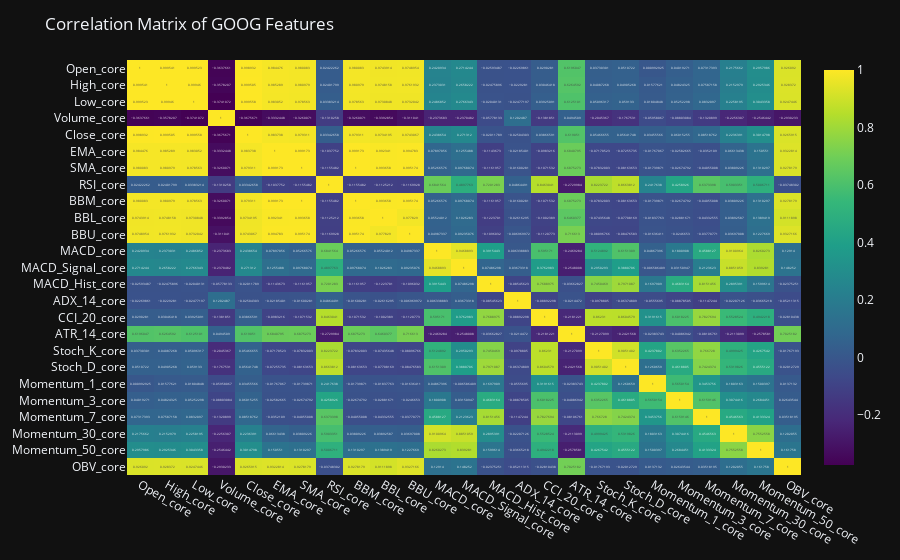

The code cell stored with this chart in its notebook:
### Markdown cell above
#### Now let's look at a correlation heatmap to see which indicators are most closely related to price movements for our GOOG stock.

### Code cell
corr_matrix = goog_data[['Open_core', 'High_core', 'Low_core', 'Volume_core','Close_core', 'EMA_core', 'SMA_core', 'RSI_core', 'BBM_core', 'BBL_core', 'BBU_core', 'MACD_core', 'MACD_Signal_core', 'MACD_Hist_core', 'ADX_14_core', 'CCI_20_core', 'ATR_14_core', 'Stoch_K_core', 'Stoch_D_core', 'Momentum_1_core', 'Momentum_3_core', 'Momentum_7_core', 'Momentum_30_core', 'Momentum_50_core', 'OBV_core']].corr()

fig = px.imshow(corr_matrix, text_auto = True, aspect = 'auto', color_continuous_scale= 'Viridis')

fig.update_layout(title = 'Correlation Matrix of GOOG Features', template = 'plotly_dark')
fig.show()

### Figure 1 — Plotly figure (JSON) as saved in the notebook; plotly's stock layout.template omitted (floating-point values rounded to 4 significant figures; data arrays with more than 128 entries replaced by an {"elided": "..."} marker saying what was removed)
{"data": [{"coloraxis": "coloraxis", "hovertemplate": "x: %{x}<br>y: %{y}<br>color: %{z}<extra></extra>", "name": "0", "texttemplate": "%{z}", "type": "heatmap", "x": ["Open_core", "High_core", "Low_core", "Volume_core", "Close_core", "EMA_core", "SMA_core", "RSI_core", "BBM_core", "BBL_core", "BBU_core", "MACD_core", "MACD_Signal_core", "MACD_Hist_core", "ADX_14_core", "CCI_20_core", "ATR_14_core", "Stoch_K_core", "Stoch_D_core", "Momentum_1_core", "Momentum_3_core", "Momentum_7_core", "Momentum_30_core", "Momentum_50_core", "OBV_core"], "xaxis": "x", "y": ["Open_core", "High_core", "Low_core", "Volume_core", "Close_core", "EMA_core", "SMA_core", "RSI_core", "BBM_core", "BBL_core", "BBU_core", "MACD_core", "MACD_Signal_core", "MACD_Hist_core", "ADX_14_core", "CCI_20_core", "ATR_14_core", "Stoch_K_core", "Stoch_D_core", "Momentum_1_core", "Momentum_3_core", "Momentum_7_core", "Momentum_30_core", "Momentum_50_core", "OBV_core"], "yaxis": "y", "z": {"elided": "25x25 float values"}}], "layout": {"coloraxis": {"colorscale": [[0, "#440154"], [0.1111, "#482878"], [0.2222, "#3e4989"], [0.3333, "#31688e"], [0.4444, "#26828e"], [0.5556, "#1f9e89"], [0.6667, "#35b779"], [0.7778, "#6ece58"], [0.8889, "#b5de2b"], [1, "#fde725"]]}, "margin": {"t": 60}, "title": {"text": "Correlation Matrix of GOOG Features"}, "xaxis": {"anchor": "y", "domain": [0, 1]}, "yaxis": {"anchor": "x", "autorange": "reversed", "domain": [0, 1]}}}
